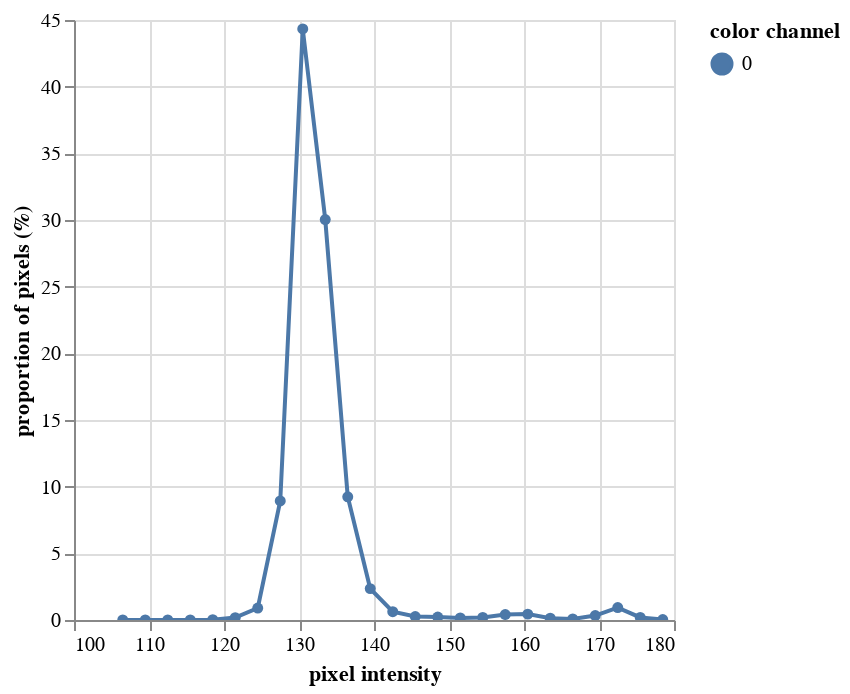

This figure's notebook cell:
### Code cell
hist_a = pcv.visualize.histogram(img=a, bins=25)

### Figure 1 — Vega-Lite specification as saved in the notebook (floating-point values rounded to 4 significant figures)
{"config": {"view": {"continuousWidth": 300, "continuousHeight": 300}}, "data": {"name": "data-a66331e45318870a5b629bc4aa5ee0a1"}, "mark": {"type": "line", "point": true}, "encoding": {"color": {"field": "color channel", "type": "nominal"}, "tooltip": [{"field": "pixel intensity", "type": "quantitative"}, {"field": "proportion of pixels (%)", "type": "quantitative"}], "x": {"field": "pixel intensity", "type": "quantitative"}, "y": {"field": "proportion of pixels (%)", "type": "quantitative"}}, "params": [{"name": "param_3", "select": {"type": "interval", "encodings": ["x", "y"]}, "bind": "scales"}], "$schema": "https://vega.github.io/schema/vega-lite/v5.20.1.json", "datasets": {"data-a66331e45318870a5b629bc4aa5ee0a1": [{"pixel intensity": 106.5, "proportion of pixels (%)": 0.0035, "hist_count": 77, "color channel": "0"}, {"pixel intensity": 109.5, "proportion of pixels (%)": 0.003818, "hist_count": 84, "color channel": "0"}, {"pixel intensity": 112.5, "proportion of pixels (%)": 0.004591, "hist_count": 101, "color channel": "0"}, {"pixel intensity": 115.5, "proportion of pixels (%)": 0.006, "hist_count": 132, "color channel": "0"}, {"pixel intensity": 118.5, "proportion of pixels (%)": 0.02332, "hist_count": 513, "color channel": "0"}, {"pixel intensity": 121.5, "proportion of pixels (%)": 0.179, "hist_count": 3939, "color channel": "0"}, {"pixel intensity": 124.5, "proportion of pixels (%)": 0.899, "hist_count": 19778, "color channel": "0"}, {"pixel intensity": 127.5, "proportion of pixels (%)": 8.926, "hist_count": 196366, "color channel": "0"}, {"pixel intensity": 130.5, "proportion of pixels (%)": 44.33, "hist_count": 975347, "color channel": "0"}, {"pixel intensity": 133.5, "proportion of pixels (%)": 30.04, "hist_count": 660784, "color channel": "0"}, {"pixel intensity": 136.5, "proportion of pixels (%)": 9.24, "hist_count": 203282, "color channel": "0"}, {"pixel intensity": 139.5, "proportion of pixels (%)": 2.353, "hist_count": 51774, "color channel": "0"}, {"pixel intensity": 142.5, "proportion of pixels (%)": 0.6229, "hist_count": 13704, "color channel": "0"}, {"pixel intensity": 145.5, "proportion of pixels (%)": 0.2605, "hist_count": 5731, "color channel": "0"}, {"pixel intensity": 148.5, "proportion of pixels (%)": 0.2208, "hist_count": 4858, "color channel": "0"}, {"pixel intensity": 151.5, "proportion of pixels (%)": 0.1522, "hist_count": 3348, "color channel": "0"}, {"pixel intensity": 154.5, "proportion of pixels (%)": 0.1893, "hist_count": 4165, "color channel": "0"}, {"pixel intensity": 157.5, "proportion of pixels (%)": 0.4095, "hist_count": 9010, "color channel": "0"}, {"pixel intensity": 160.5, "proportion of pixels (%)": 0.4422, "hist_count": 9729, "color channel": "0"}, {"pixel intensity": 163.5, "proportion of pixels (%)": 0.1326, "hist_count": 2917, "color channel": "0"}, {"pixel intensity": 166.5, "proportion of pixels (%)": 0.07709, "hist_count": 1696, "color channel": "0"}, {"pixel intensity": 169.5, "proportion of pixels (%)": 0.3319, "hist_count": 7301, "color channel": "0"}, {"pixel intensity": 172.5, "proportion of pixels (%)": 0.9312, "hist_count": 20486, "color channel": "0"}, {"pixel intensity": 175.5, "proportion of pixels (%)": 0.1915, "hist_count": 4212, "color channel": "0"}, {"pixel intensity": 178.5, "proportion of pixels (%)": 0.03027, "hist_count": 666, "color channel": "0"}]}}
